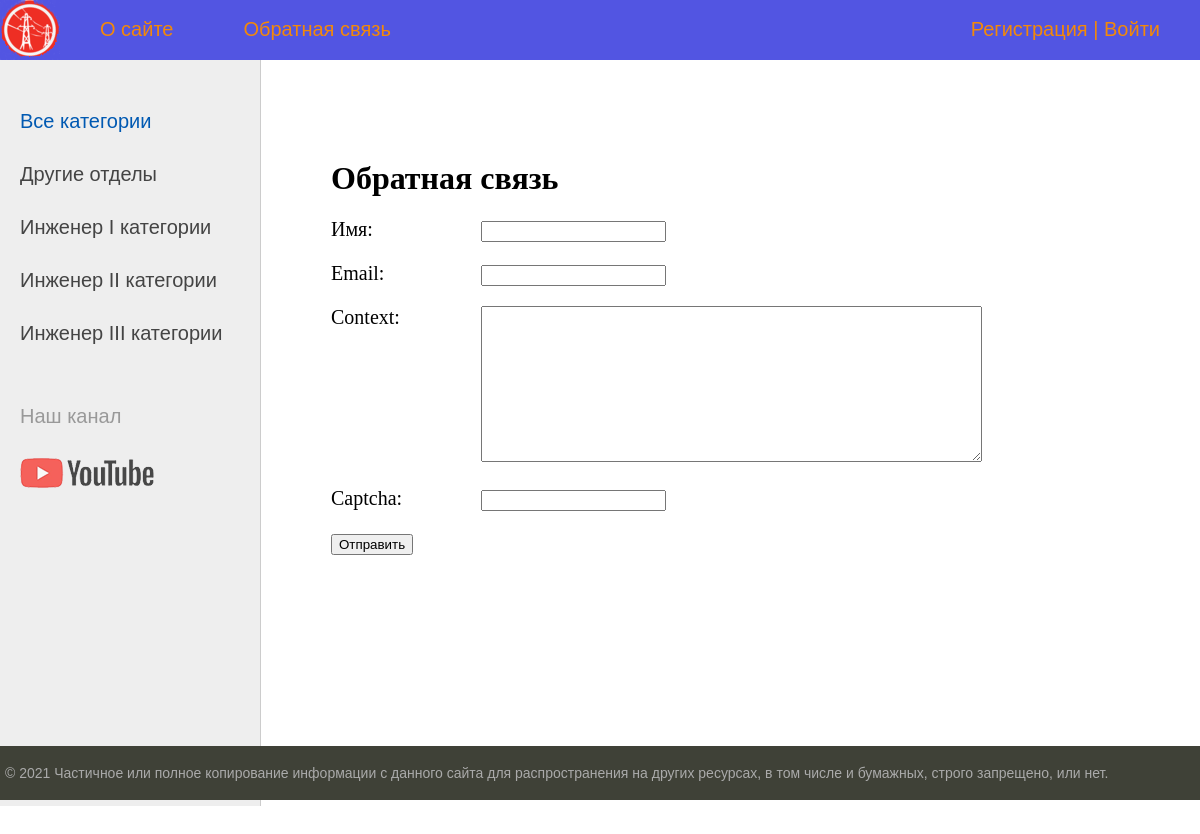
Page /contact/ on the committed database.
### engineers/models.py (models this page shows, shortened)
class Category(models.Model):
    name = models.CharField(max_length=100, db_index=True, verbose_name="Категория")
    slug = models.SlugField(
        max_length=255, unique=True, db_index=True, verbose_name="URL"
    )
    def get_absolute_url(self):
        return reverse("category", kwargs={"cat_slug": self.slug})
    class Meta:
        verbose_name = "Категория"
        verbose_name_plural = "Категории"
        ordering = ["id"]

### engineers/views.py (the view, shortened to what this page needs)
# urls.py: path("contact/", ContactFormView.as_view(), name="contact"),
class ContactFormView(DataMixin, FormView):
    form_class = (
        ContactForm  # Своя форма   # UserCreationForm  -  джанговская стандартная форма
    )
    template_name = "engineers/contact.html"  # ссылка на шаблон
    success_url = reverse_lazy("home")  # при успешной регистр. пользов.
    def get_context_data(self, *, object_list=None, **kwargs):
        context = super().get_context_data(**kwargs)
        c_def = self.get_user_context(title="Обратная связь")
        return dict(list(context.items()) + list(c_def.items()))

### engineers/forms.py
class ContactForm(forms.Form):
    name = forms.CharField(label="Имя", max_length=255)
    email = forms.EmailField(label="Email")
    context = forms.CharField(widget=forms.Textarea(attrs={"cols": 60, "rows": 10}))
    captcha = CaptchaField()

### engineers/utils.py (called while the page is built)
    def get_user_context(self, **kwargs):
        context = kwargs
        cats = cache.get("cats")
        if not cats:
            cats = Category.objects.annotate(Count("engineers"))
            cache.set("cats", cats, 60)
        user_menu = menu.copy()
        if not self.request.user.is_authenticated:
            user_menu.pop(1)
        context["menu"] = user_menu
        context["cats"] = cats
        if "cat_selected" not in context:
            context["cat_selected"] = 0
        return context

### engineers/templates/engineers/contact.html (shortened to what this page needs)
{% extends 'engineers/base.html' %} {% block content %}
<h1>{{title}}</h1>
<form method="post">
  {% for f in form %}
  <p>
    <label class="form-label" for="{{ f.id_for_label }}">{{f.label}}:</label
    >{{f}}
  </p>
  {% endfor %}
  <button type="submit">Отправить</button>
</form>
{% endblock %}

### engineers/templates/engineers/base.html (shortened to what this page needs)
{% load static %} {% load engineers_tags %}
<!DOCTYPE html>
<html>
  <head>
    <link
      type="text/css"
      href="{% static 'engineers/css/styles.css' %}"
      rel="stylesheet"
    />
  </head>
  <body>
    <table class="table-page" border="0" cellpadding="0" cellspacing="0">
      <tr>
        <td valign="top">
          {% block mainmenu %}
          <div class="header">
            <ul id="mainmenu" class="mainmenu">
              <li class="logo">
                <a href="{% url 'home' %}"><div class="logo"></div></a>
              </li>
              {% for m in menu %}
              <li><a href="{% url m.url_name %}">{{m.title}}</a></li>
              {% endfor %}
                {% if request.user.is_authenticated %}
                <li class="last"> {{user.username}} | <a href="{% url "logout" %}">Выйти</a></li>
                {% else %}
                <li class='last'><a href="{% url 'register' %}">Регистрация</a> | <a href="{% url 'login' %}">Войти</a></li>
                {% endif %}
            </ul>
          </div>
          {% endblock mainmenu %}
          <table
            class="table-content"
            border="0"
            cellpadding="0"
            cellspacing="0"
          >
            <tr>
              <td valign="top" class="left-chapters">
                <ul id="leftchapters">
                  {% if cat_selected == 0 %}
                  <li class="selected">Все категории</li>
                  {% else %}
                  <li><a href="{% url 'home' %}">Все категории</a></li>
                  {% endif %} {% for c in cats %} {% if c.engineers__count > 0 %}
                  {%if c.pk == cat_selected %}
                  <li class="selected">{{c.name}}</li>
                  {% else %}
                  <li><a href="{{c.get_absolute_url }}">{{c.name}}</a></li>
                  {% endif %} {% endif %} {%endfor%}
                  <li class="share">
                    <p>Наш канал</p>
                    <a
                      class="share-yt"
                      href="https://www.youtube.com/user/DynamicsRETOM"
                      target="_blank"
                      rel="nofollow"
                    ></a>
                  </li>
                </ul>
              </td>
              <td valign="top" class="content">
                <div class="content-text">
                  {% block content %} {% endblock %}
                </div>
              </td>
            </tr>
          </table>
        </td>
      </tr>
      <tr>
        <td valign="top">
          <div id="footer">
            <p>
              &copy; 2021 Частичное или полное копирование информации с данного
              сайта для распространения на других ресурсах, в том числе и
              бумажных, строго запрещено, или нет.
            </p>
          </div>
        </td>
      </tr>
    </table>
  </body>
</html>

### engineers/static/engineers/css/styles.css (style rules this page uses)
html, body { font-family: "Arial"; margin: 0; padding: 0; height: 100%; width: 100%; color: #444444; }
a { color: #0059b2; text-decoration: none; }
.table-page { width: 100%; height: 100%; vertical-align: top; }
.table-page tr { height: 100%; }
.header { background: #5255e2; height: 60px; }
.logo { background: url("../images/energy.png") no-repeat 0px 0px; width: 70px; height: 60px; }
ul.mainmenu { list-style: none; margin: 0; padding: 0; height: 60px; color: #f38909; font-size: 20px; overflow: hidden; }
ul.mainmenu li { float: left; margin: 18px 40px 0 30px; }
ul.mainmenu li.logo { margin: 0; }
ul.mainmenu li.last { float: right; }
ul.mainmenu li a { color: #f38909; text-decoration: none; }
.table-content { width: 100%; min-height: 100%; height: 100%; }
.left-chapters { margin: 0; background: #eee; border-right: 1px solid #ccc; min-height: 100%; }
.left-chapters ul { width: 230px; min-height: 100%; margin: 0; padding: 20px 10px 10px 20px; list-style: none; font-size: 20px; }
.left-chapters ul li { margin: 30px 0 0 0; color: #999; }
.left-chapters ul li.selected { color: #0059b2; }
.left-chapters ul li a { color: #444; text-decoration: none; }
.left-chapters ul li.share { margin: 60px 0 0 0; }
.left-chapters ul li.share p { margin: 30px 0 30px 0; }
.left-chapters ul li.share a { display: inline-block; width: 40px; height: 40px; margin: 0 20px 0 0; }
.left-chapters ul li.share a.share-yt { width: 100%; height: 30px; background: url("../images/share_yt.png") no-repeat 0 0; }
.content { padding: 40px 20px 20px 40px; width: 100%; box-sizing: border-box; }
.content-text { margin: 60px 0 0 30px; color: #000; font-size: 20px; font-family: Yandex Sans Display Light; }
.content-text h1 { font-size: 32px; }
#footer { box-sizing: border-box; background: #3f4137; padding: 5px; color: #aaa; font-size: 14px; font-family: Verdana, Geneva, Arial, Helvetica; text-align: left; overflow: hidden; }
.form-label { display: inline-block; min-width: 150px; vertical-align: top; }

### rows in the picture
Category: name "Другие отделы"
Category: name "Инженер I категории"
Category: name "Инженер II категории"
Category: name "Инженер III категории"

### other values in the picture
{{ m.title }} "О сайте" "Обратная связь"
{{ title }} "Обратная связь"
{{ f.label }} "Имя" "Email" "Context" "Captcha"
